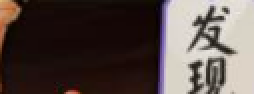
#> input picture src/resources/baiguishoulin.bmp, 127 x 47 px, found by its file name (shown 2 times larger); its folder holds only this picture in this run
$ python -i img.py   (imports and definitions only)
#> lines starting #> are read from the running program, lines starting #| are printed output that depends on the picture
import cv2
import random
from src import global_
from src.tklog import Log


# [44 lines left out: function sift_flann_func, not called in this run]

#御魂匹配规则
def match_template(template):
#> called with template = 'resources/baiguishoulin.bmp'
    if template.find(",") > 0:
        tems = template.split(",")
        for tem in tems:
            img1 = cv2.imread(global_.resources + tem, 0)  # 模板

            img2 = cv2.imread(global_.param.capture_img, 0)  # 需要匹配的图片
            img1 = cv2.cvtColor(img1, cv2.COLOR_GRAY2BGR);

            img2 = cv2.cvtColor(img2, cv2.COLOR_GRAY2BGR);
            flann = cv2.matchTemplate(img2, img1, cv2.TM_CCOEFF_NORMED)
            min_val, max_val, min_loc, max_loc = cv2.minMaxLoc(flann)
            #Log.debug("------->匹配度：",str(max_val))
            if max_val >= 0.9:
                th, tw = img1.shape[:2]
                offset_x = int(random.randint(0, tw))
                offset_y = int(random.randint(0, th))
                return max_loc[0] + offset_x, max_loc[1] + offset_y

        return 0, 0
    else:
        img1 = cv2.imread(global_.resources + template, 0)  # 模板
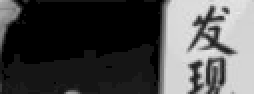
#> img1: shape (47, 127) (shown 2 times larger); min 0, max 233, mean 75
#> (the run stopped early here; a loop or call above may not have finished)
